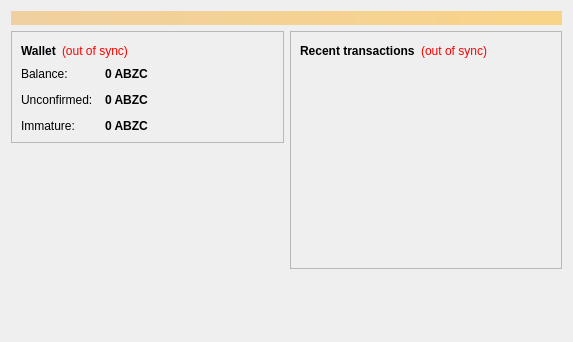
<?xml version="1.0" encoding="UTF-8"?>
<ui version="4.0">
 <class>OverviewPage</class>
 <widget class="QWidget" name="OverviewPage">
  <property name="geometry">
   <rect>
    <x>0</x>
    <y>0</y>
    <width>573</width>
    <height>342</height>
   </rect>
  </property>
  <property name="windowTitle">
   <string>Form</string>
  </property>
  <layout class="QVBoxLayout" name="topLayout">
   <item>
    <widget class="QLabel" name="labelAlerts">
     <property name="visible">
      <bool>false</bool>
     </property>
     <property name="styleSheet">
      <string notr="true">background-color: qlineargradient(x1: 0, y1: 0, x2: 1, y2: 0, stop:0 #F0D0A0, stop:1 #F8D488); color:#000000;</string>
     </property>
     <property name="wordWrap">
      <bool>true</bool>
     </property>
     <property name="margin">
      <number>3</number>
     </property>
    </widget>
   </item>
   <item>
    <layout class="QHBoxLayout" name="horizontalLayout" stretch="1,1">
     <item>
      <layout class="QVBoxLayout" name="verticalLayout_2">
       <item>
        <widget class="QFrame" name="frame">
         <property name="frameShape">
          <enum>QFrame::StyledPanel</enum>
         </property>
         <property name="frameShadow">
          <enum>QFrame::Raised</enum>
         </property>
         <layout class="QVBoxLayout" name="verticalLayout_4">
          <item>
           <layout class="QHBoxLayout" name="horizontalLayout_4">
            <item>
             <widget class="QLabel" name="label_5">
              <property name="font">
               <font>
                <weight>75</weight>
                <bold>true</bold>
               </font>
              </property>
              <property name="text">
               <string>Wallet</string>
              </property>
             </widget>
            </item>
            <item>
             <widget class="QLabel" name="labelWalletStatus">
              <property name="toolTip">
               <string>The displayed information may be out of date. Your wallet automatically synchronizes with the AsiaBizCoin network after a connection is established, but this process has not completed yet.</string>
              </property>
              <property name="styleSheet">
               <string notr="true">QLabel { color: red; }</string>
              </property>
              <property name="text">
               <string notr="true">(out of sync)</string>
              </property>
              <property name="alignment">
               <set>Qt::AlignLeading|Qt::AlignLeft|Qt::AlignVCenter</set>
              </property>
             </widget>
            </item>
            <item>
             <spacer name="horizontalSpacer_2">
              <property name="orientation">
               <enum>Qt::Horizontal</enum>
              </property>
              <property name="sizeHint" stdset="0">
               <size>
                <width>40</width>
                <height>20</height>
               </size>
              </property>
             </spacer>
            </item>
           </layout>
          </item>
          <item>
           <layout class="QFormLayout" name="formLayout_2">
            <property name="fieldGrowthPolicy">
             <enum>QFormLayout::AllNonFixedFieldsGrow</enum>
            </property>
            <property name="horizontalSpacing">
             <number>12</number>
            </property>
            <property name="verticalSpacing">
             <number>12</number>
            </property>
            <item row="0" column="0">
             <widget class="QLabel" name="label">
              <property name="text">
               <string>Balance:</string>
              </property>
             </widget>
            </item>
            <item row="0" column="1">
             <widget class="QLabel" name="labelBalance">
              <property name="font">
               <font>
                <weight>75</weight>
                <bold>true</bold>
               </font>
              </property>
              <property name="cursor">
               <cursorShape>IBeamCursor</cursorShape>
              </property>
              <property name="toolTip">
               <string>Your current balance</string>
              </property>
              <property name="text">
               <string notr="true">0 ABZC</string>
              </property>
              <property name="textInteractionFlags">
               <set>Qt::LinksAccessibleByMouse|Qt::TextSelectableByKeyboard|Qt::TextSelectableByMouse</set>
              </property>
             </widget>
            </item>
            <item row="1" column="0">
             <widget class="QLabel" name="label_3">
              <property name="text">
               <string>Unconfirmed:</string>
              </property>
             </widget>
            </item>
            <item row="1" column="1">
             <widget class="QLabel" name="labelUnconfirmed">
              <property name="font">
               <font>
                <weight>75</weight>
                <bold>true</bold>
               </font>
              </property>
              <property name="cursor">
               <cursorShape>IBeamCursor</cursorShape>
              </property>
              <property name="toolTip">
               <string>Total of transactions that have yet to be confirmed, and do not yet count toward the current balance</string>
              </property>
              <property name="text">
               <string notr="true">0 ABZC</string>
              </property>
              <property name="textInteractionFlags">
               <set>Qt::LinksAccessibleByMouse|Qt::TextSelectableByKeyboard|Qt::TextSelectableByMouse</set>
              </property>
             </widget>
            </item>
            <item row="2" column="0">
             <widget class="QLabel" name="labelImmatureText">
              <property name="text">
               <string>Immature:</string>
              </property>
             </widget>
            </item>
            <item row="2" column="1">
             <widget class="QLabel" name="labelImmature">
              <property name="font">
               <font>
                <weight>75</weight>
                <bold>true</bold>
               </font>
              </property>
              <property name="toolTip">
               <string>Mined balance that has not yet matured</string>
              </property>
              <property name="text">
               <string notr="true">0 ABZC</string>
              </property>
              <property name="textInteractionFlags">
               <set>Qt::LinksAccessibleByMouse|Qt::TextSelectableByKeyboard|Qt::TextSelectableByMouse</set>
              </property>
             </widget>
            </item>
           </layout>
          </item>
         </layout>
        </widget>
       </item>
       <item>
        <spacer name="verticalSpacer">
         <property name="orientation">
          <enum>Qt::Vertical</enum>
         </property>
         <property name="sizeHint" stdset="0">
          <size>
           <width>20</width>
           <height>40</height>
          </size>
         </property>
        </spacer>
       </item>
      </layout>
     </item>
     <item>
      <layout class="QVBoxLayout" name="verticalLayout_3">
       <item>
        <widget class="QFrame" name="frame_2">
         <property name="frameShape">
          <enum>QFrame::StyledPanel</enum>
         </property>
         <property name="frameShadow">
          <enum>QFrame::Raised</enum>
         </property>
         <layout class="QVBoxLayout" name="verticalLayout">
          <item>
           <layout class="QHBoxLayout" name="horizontalLayout_2">
            <item>
             <widget class="QLabel" name="label_4">
              <property name="text">
               <string>&lt;b&gt;Recent transactions&lt;/b&gt;</string>
              </property>
             </widget>
            </item>
            <item>
             <widget class="QLabel" name="labelTransactionsStatus">
              <property name="toolTip">
               <string>The displayed information may be out of date. Your wallet automatically synchronizes with the AsiaBizCoin network after a connection is established, but this process has not completed yet.</string>
              </property>
              <property name="styleSheet">
               <string notr="true">QLabel { color: red; }</string>
              </property>
              <property name="text">
               <string notr="true">(out of sync)</string>
              </property>
              <property name="alignment">
               <set>Qt::AlignRight|Qt::AlignTrailing|Qt::AlignVCenter</set>
              </property>
             </widget>
            </item>
            <item>
             <spacer name="horizontalSpacer">
              <property name="orientation">
               <enum>Qt::Horizontal</enum>
              </property>
              <property name="sizeHint" stdset="0">
               <size>
                <width>40</width>
                <height>20</height>
               </size>
              </property>
             </spacer>
            </item>
           </layout>
          </item>
          <item>
           <widget class="QListView" name="listTransactions">
            <property name="styleSheet">
             <string notr="true">QListView { background: transparent; }</string>
            </property>
            <property name="frameShape">
             <enum>QFrame::NoFrame</enum>
            </property>
            <property name="verticalScrollBarPolicy">
             <enum>Qt::ScrollBarAlwaysOff</enum>
            </property>
            <property name="horizontalScrollBarPolicy">
             <enum>Qt::ScrollBarAlwaysOff</enum>
            </property>
            <property name="selectionMode">
             <enum>QAbstractItemView::NoSelection</enum>
            </property>
           </widget>
          </item>
         </layout>
        </widget>
       </item>
       <item>
        <spacer name="verticalSpacer_2">
         <property name="orientation">
          <enum>Qt::Vertical</enum>
         </property>
         <property name="sizeHint" stdset="0">
          <size>
           <width>20</width>
           <height>40</height>
          </size>
         </property>
        </spacer>
       </item>
      </layout>
     </item>
    </layout>
   </item>
  </layout>
 </widget>
 <resources/>
 <connections/>
</ui>
